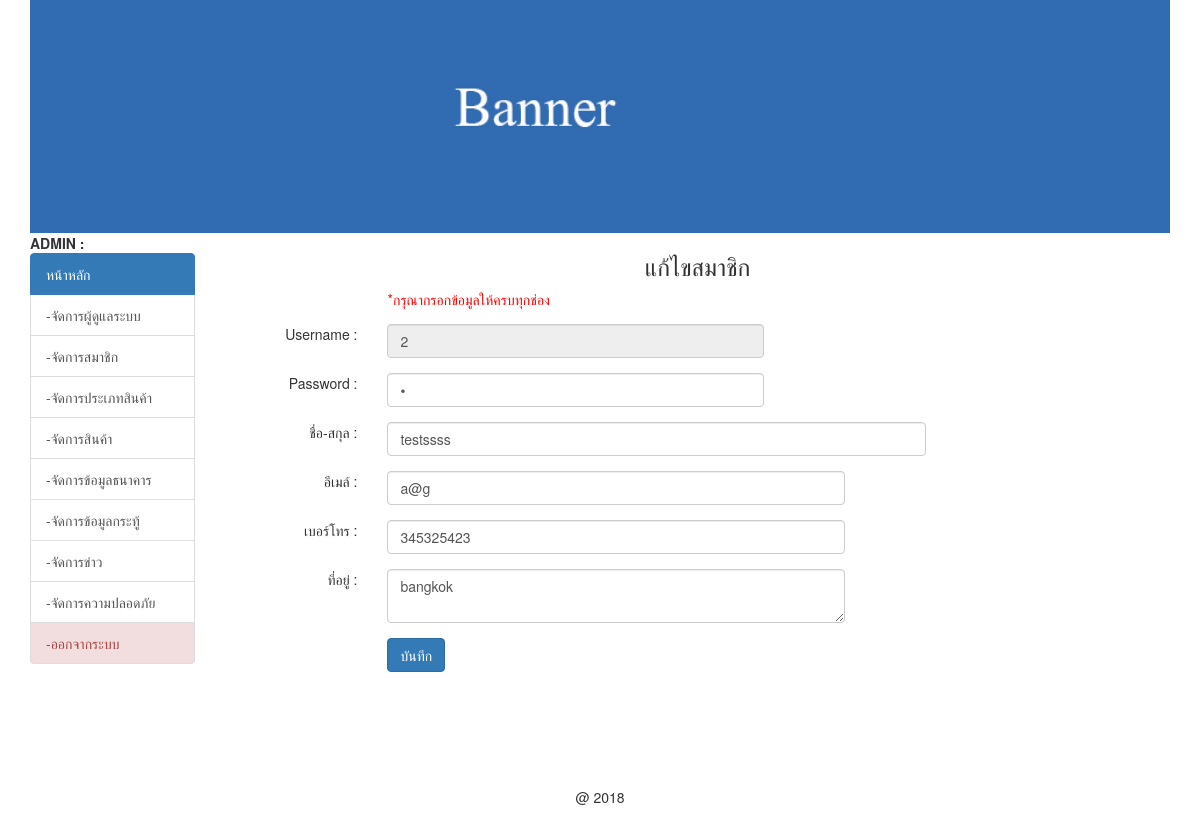
/backend/edit_member.php?mem_id=1 (signed in), run on the app's committed database.
### tables this page shows
CREATE TABLE `tbl_member` (
  `mem_id` int(8) NOT NULL auto_increment,
  `mem_name` varchar(50) NOT NULL,
  `mem_address` varchar(255) NOT NULL,
  `mem_tel` varchar(10) NOT NULL,
  `mem_username` varchar(20) NOT NULL,
  `mem_password` varchar(20) NOT NULL,
  `mem_email` varchar(20) NOT NULL,
  `dateinsert` timestamp NOT NULL default CURRENT_TIMESTAMP,
  PRIMARY KEY  (`mem_id`)
);

### backend/edit_member.php (the view, shortened to what this page needs)
<?php require_once('../Connections/condb.php'); ?>
<?php
if (!function_exists("GetSQLValueString")) {
function GetSQLValueString($theValue, $theType, $theDefinedValue = "", $theNotDefinedValue = "")
{
  $theValue = function_exists("mysql_real_escape_string") ? mysql_real_escape_string($theValue) : mysql_escape_string($theValue);
  switch ($theType) {
    case "text":
      $theValue = ($theValue != "") ? "'" . $theValue . "'" : "NULL";
      break;
    case "long":
    case "int":
      $theValue = ($theValue != "") ? intval($theValue) : "NULL";
      break;
  }
  return $theValue;
}
}
$colname_editm = "-1";
if (isset($_GET['mem_id'])) {
  $colname_editm = $_GET['mem_id'];
}
$query_editm = sprintf("SELECT * FROM tbl_member WHERE mem_id = %s", GetSQLValueString($colname_editm, "int"));
$editm = mysql_query($query_editm, $condb) or die(mysql_error());
$row_editm = mysql_fetch_assoc($editm);
?>
<!DOCTYPE html>
<html lang="en">
  <head>
	<?php include('h.php');?>
    <?php include('datatable.php');?>
  </head>
  <body>
  <div class="container">
  <div class="row">
         <?php include('banner.php');?>
   </div>
  	<div class="row">
    	<div class="col-md-2">
        <b>  ADMIN : <?php include('mm.php');?> </b>
        <br>
        <?php include('menu.php');?>
      </div>
        <div class="col-md-10">
        <h3 align="center">  แก้ไขสมาชิก  <?php include('edit-ok.php');?> </h3>
			<form  name="register" action="edit_member_db.php" method="POST" id="register" class="form-horizontal">
       <div class="form-group">
       <div class="col-sm-2">  </div>
       <div class="col-sm-5" align="left">
       <font color="red"> *กรุณากรอกข้อมูลให้ครบทุกช่อง </font>
       </div>
       </div>
       <div class="form-group">
       	<div class="col-sm-2" align="right"> Username : </div>
          <div class="col-sm-5" align="left">
            <input  name="mem_username" type="text" disabled class="form-control" id="mem_username" value="<?php echo $row_editm['mem_username']; ?>" minlength="2"  />
          </div>
      </div>
        <div class="form-group">
        <div class="col-sm-2" align="right"> Password : </div>
          <div class="col-sm-5" align="left">
            <input  name="mem_password" type="password" required class="form-control" id="mem_password" placeholder="password" pattern="^[a-zA-Z0-9]+$" value="<?php echo $row_editm['mem_password']; ?>" minlength="2" />
          </div>
        </div>
        <div class="form-group">
        <div class="col-sm-2" align="right"> ชื่อ-สกุล : </div>
          <div class="col-sm-7" align="left">
            <input  name="mem_name" type="text" required class="form-control" id="mem_name" placeholder="ชื่อ-สกุล" value="<?php echo $row_editm['mem_name']; ?>" />
          </div>
        </div>
        <div class="form-group">
        <div class="col-sm-2" align="right"> อีเมล์ : </div>
          <div class="col-sm-6" align="left">
            <input  name="mem_email" type="email" class="form-control" id="mem_email"   placeholder="อีเมล์" value="<?php echo $row_editm['mem_email']; ?>"/>
          </div>
        </div>
        <div class="form-group">
        <div class="col-sm-2" align="right"> เบอร์โทร : </div>
          <div class="col-sm-6" align="left">
            <input  name="mem_tel" type="text" class="form-control" id="mem_tel"  placeholder="เบอร์โทร" value="<?php echo $row_editm['mem_tel']; ?>" />
          </div>
        </div>
        <div class="form-group">
        <div class="col-sm-2" align="right"> ที่อยู่ : </div>
          <div class="col-sm-6" align="left">
            <textarea name="mem_address" class="form-control" id="mem_address" required><?php echo $row_editm['mem_address']; ?></textarea>
          </div>
        </div>
      <div class="form-group">
      <div class="col-sm-2"> </div>
          <div class="col-sm-6">
          <button type="submit" class="btn btn-primary" id="btn">  บันทึก   </button>
          </div>
      </div>
      </form>
           </div>
    </div>
 </div>
  </body>
</html>
<?php  include('f.php');?>

### data on the page
tbl_member: mem_username "2", mem_name "testssss", mem_email "a@g", mem_tel "345325423", mem_address "bangkok"
